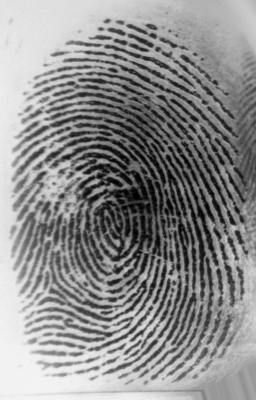
#> input picture Andrey/imgs/Image.bmp, 256 x 400 px; its folder holds only this picture in this run
$ python teste.py
#> lines starting #> are read from the running program, lines starting #| are printed output that depends on the picture; after the words box and inside, x2 and y2 are one past the last pixel; in counts of white or black regions, pixels touching at a corner belong together


#  ---  Blibliotecas auxiliares  ---
import cv2 as cv
import os
import numpy as np
#  ---  ---

#  --- Método para binarizar a imagem  ---
def img_binary():

    #caminho das imagens contidas na pasta
    path = [os.path.join('imgs', f) for f in os.listdir('imgs')]


    pictures = []# Vetor que guardara as imagens binarizadas
    ids = []# ids das imagens

    for path_img in path:# for que percorre as imagens da pasta

        img = cv.imread(path_img, 0)# Transforma a imagem em uma matriz do numpy
#> img is the input picture: shape (400, 256); min 0, max 244, mean 141.1
        img = cv.medianBlur(img, 5)# Suaviza a imagem para evitar erros
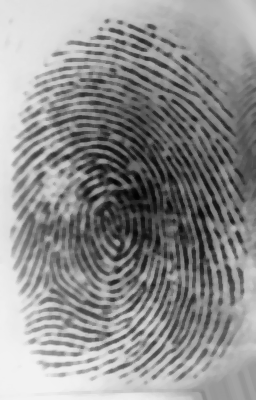
#> img: shape (400, 256); min 2, max 242, mean 142.8

        # Binariza a imagem, adaptando os valores
        img_bin = cv.adaptiveThreshold(img, 255, cv.ADAPTIVE_THRESH_GAUSSIAN_C,
                                         cv.THRESH_BINARY, 11, 2)
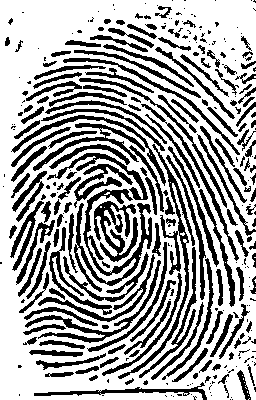
#> img_bin: shape (400, 256); 65.2% white; 315 black regions (149 under 20 px), largest, box (x1, y1, x2, y2) and area: (74, 189, 152, 292) 1949, (118, 144, 195, 379) 1525, (94, 201, 138, 262) 1225

        pictures.append(img_bin)# Adiciona a imagem a lsita

    return pictures
#  ---  ---

pictures = img_binary()
#> pictures = 1 item
#  ---  ---
for img in pictures:
    cv.imshow('img', img)
    cv.waitKey(1000)
#> this loop made 1 pass

$ run again, on Andrey/imgs/Image_12.bmp
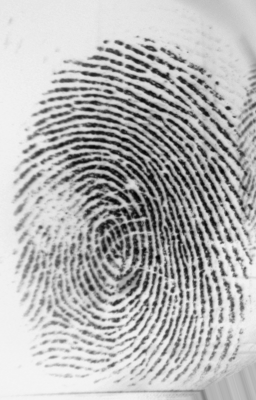
#> input picture Andrey/imgs/Image_12.bmp, 256 x 400 px
#> in img_binary, img is the input picture: shape (400, 256); min 2, max 245, mean 180.9
#> in img_binary, `img = cv.medianBlur(img, 5)# Suaviza a imagem para evitar erros`:
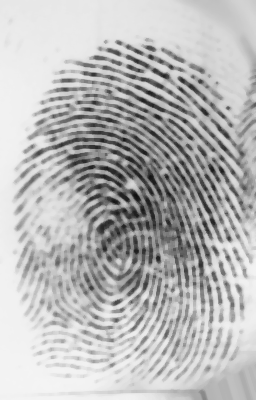
#> img: shape (400, 256); min 14, max 244, mean 184.7
#> in img_binary, `img_bin = cv.adaptiveThreshold(img, 255, cv.ADAPTIVE_THRESH_GAUSSIAN_C..`:
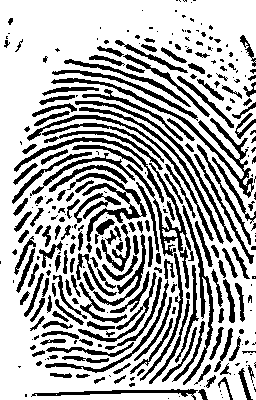
#> img_bin: shape (400, 256); 68.8% white; 312 black regions (128 under 20 px), largest, box (x1, y1, x2, y2) and area: (51, 78, 254, 198) 1561, (126, 163, 194, 289) 1109, (67, 173, 147, 242) 1036
#> pictures = 1 item
#> the loop `for img in pictures:` made 1 pass

$ run again, on Andrey/imgs/Image_14.bmp
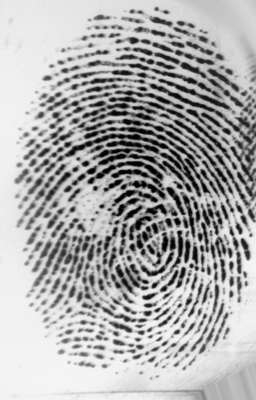
#> input picture Andrey/imgs/Image_14.bmp, 256 x 400 px
#> in img_binary, img is the input picture: shape (400, 256); min 0, max 246, mean 172.5
#> in img_binary, `img = cv.medianBlur(img, 5)# Suaviza a imagem para evitar erros`:
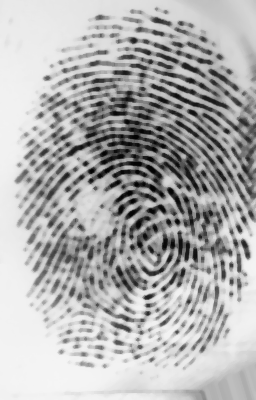
#> img: shape (400, 256); min 2, max 245, mean 176.5
#> in img_binary, `img_bin = cv.adaptiveThreshold(img, 255, cv.ADAPTIVE_THRESH_GAUSSIAN_C..`:
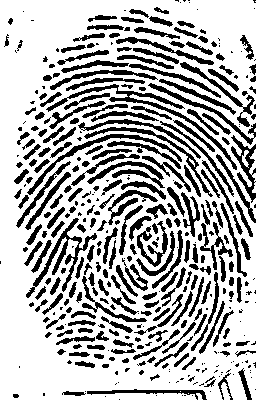
#> img_bin: shape (400, 256); 70.1% white; 402 black regions (152 under 20 px), largest, box (x1, y1, x2, y2) and area: (46, 84, 237, 170) 1087, (26, 218, 97, 298) 919, (27, 134, 182, 195) 727
#> pictures = 1 item
#> the loop `for img in pictures:` made 1 pass
